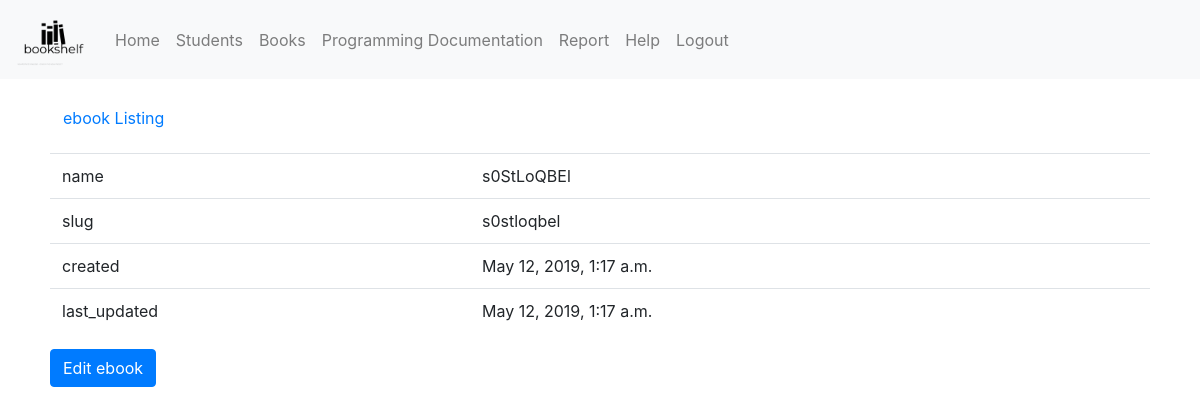
Screenshot of /fbla_admin/ebook/detail/s0stloqbel/ (signed in) with the database file from the repository.
### fbla_admin/models.py (models this page shows, shortened)
class ebook(models.Model):
    name = models.CharField(max_length=255, verbose_name="Claim Code", unique=True)
    slug = extension_fields.AutoSlugField(populate_from='name', blank=True)
    created = models.DateTimeField(auto_now_add=True, editable=False)
    last_updated = models.DateTimeField(auto_now=True, editable=False)
    check_out_student = models.ForeignKey(
        'fbla_admin.student',
        on_delete=models.CASCADE, related_name="students",
        blank=True,
        null=True
    )
    book_id = models.ForeignKey(
        'fbla_admin.book',
        on_delete=models.CASCADE, related_name="books",
    )
    class Meta:
        ordering = ('-created',)
    def get_update_url(self):
        return reverse('fbla_admin_ebook_update', args=(self.slug,))

### fbla_admin/views.py (the view)
# urls.py: path('fbla_admin/ebook/detail/<slug:slug>/', login_required(views.ebookDetailView.as_view()), name='fbla_admin_ebook_detail'),
class ebookDetailView(DetailView):
    model = ebook

### fbla_admin/templates/fbla_admin/ebook_detail.html
{% extends "base.html" %}
{% load static %}
{% block content %}
<p><a class="btn btn-default" href="{% url 'fbla_admin_ebook_list' %}">ebook Listing</a></p>
<table class="table">
<tr><td>name</td><td>{{ object.name }}</td></tr>
<tr><td>slug</td><td>{{ object.slug }}</td></tr>
<tr><td>created</td><td>{{ object.created }}</td></tr>
<tr><td>last_updated</td><td>{{ object.last_updated }}</td></tr>
</table>
<a class="btn btn-primary" href="{{object.get_update_url}}">Edit ebook</a>
{% endblock %}

### rows the page displays
ebook: name "s0StLoQBEl", slug "s0stloqbel", created "May 12, 2019, 1:17 a.m.", last_updated "May 12, 2019, 1:17 a.m."
